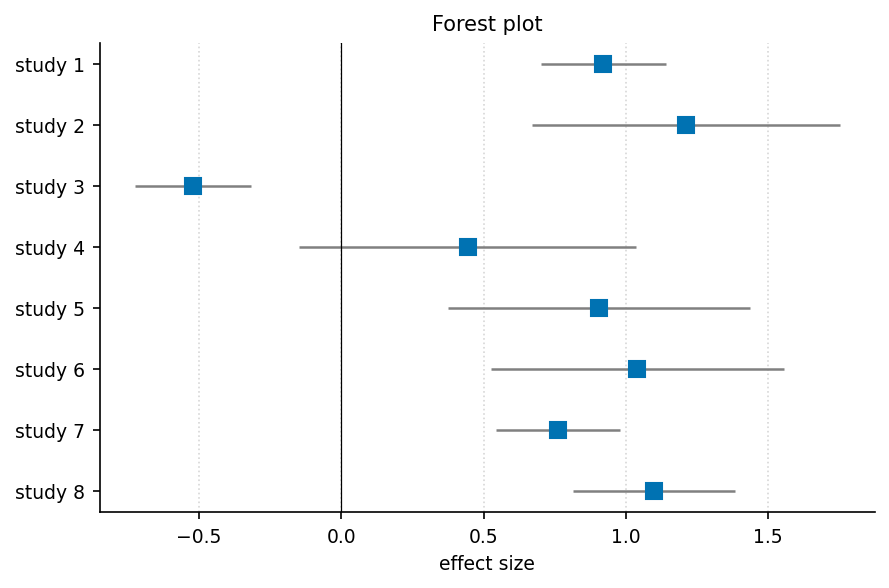

Write Python code to recreate this figure.
"""forest_plot: 森林图（meta 分析常用，效应量+置信区间）."""
import sys, os; sys.path.insert(0, os.path.join(os.path.dirname(os.path.abspath(__file__)), '..', '..', '_utils', 'python'))
import numpy as np
import matplotlib.pyplot as plt
from theme import apply_theme
from palette import cycle

def make_figure(labels=None, effects=None, ci_lo=None, ci_hi=None, title='Forest plot'):
    apply_theme()
    if labels is None:
        labels = [f'study {i+1}' for i in range(8)]
        rng = np.random.default_rng(6)
        effects = rng.normal(0.5, 0.4, 8)
        widths  = rng.uniform(0.2, 0.6, 8)
        ci_lo = effects - widths; ci_hi = effects + widths
    y = np.arange(len(labels))[::-1]
    fig, ax = plt.subplots()
    ax.hlines(y, ci_lo, ci_hi, color='gray', linewidth=1.2)
    ax.plot(effects, y, 's', color=cycle(0), markersize=8)
    ax.axvline(0, color='k', linewidth=0.6)
    ax.set_yticks(y); ax.set_yticklabels(labels)
    ax.set_xlabel('effect size'); ax.set_title(title)
    ax.grid(True, axis='x', linestyle=':', alpha=0.5)
    fig.tight_layout()
    return fig

if __name__ == '__main__':
    fig = make_figure()
    fig.savefig(__file__.replace('.py', '.png'), dpi=150)
